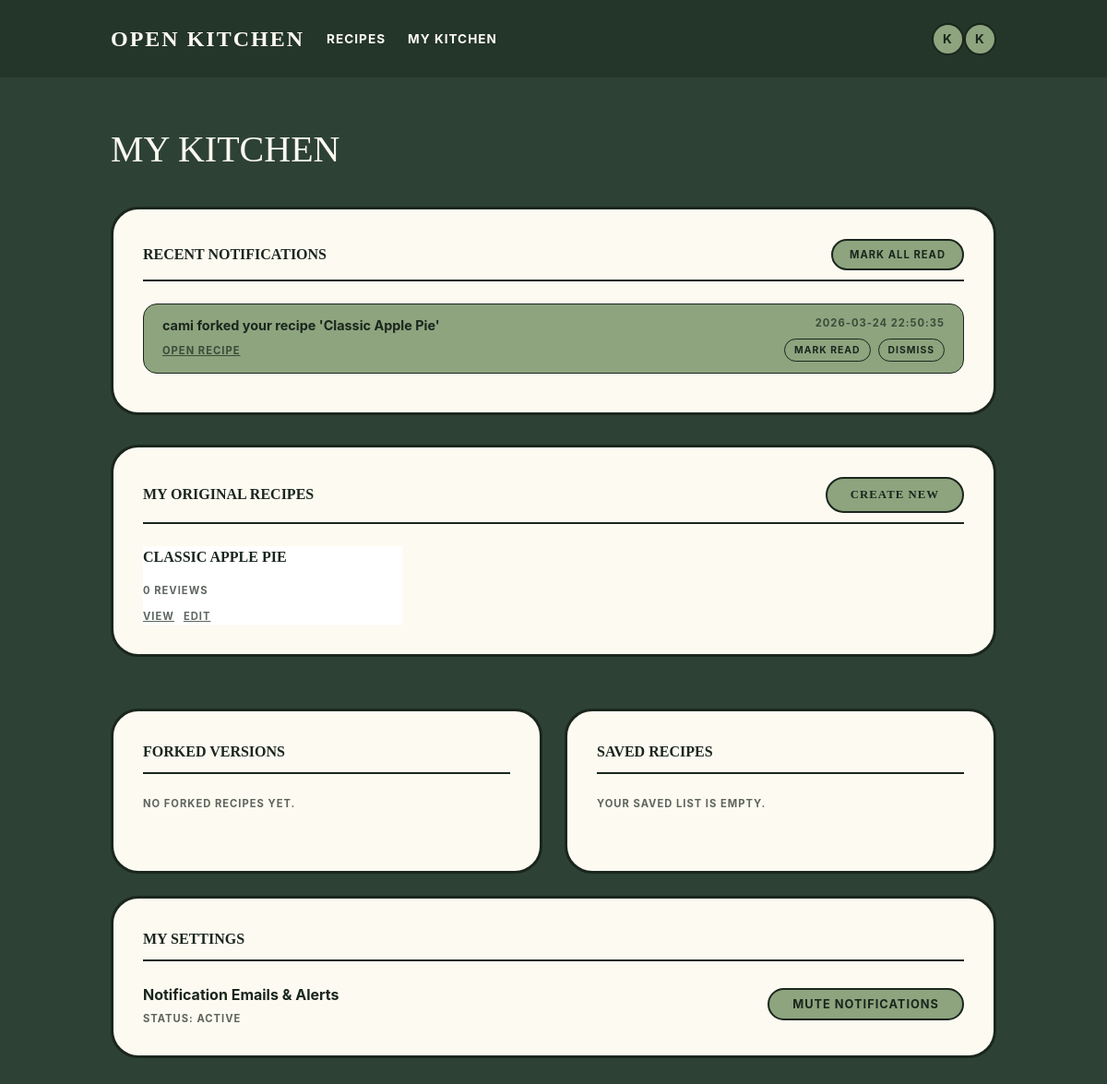
The page /dashboard/ (signed in) on the database as committed earlier.
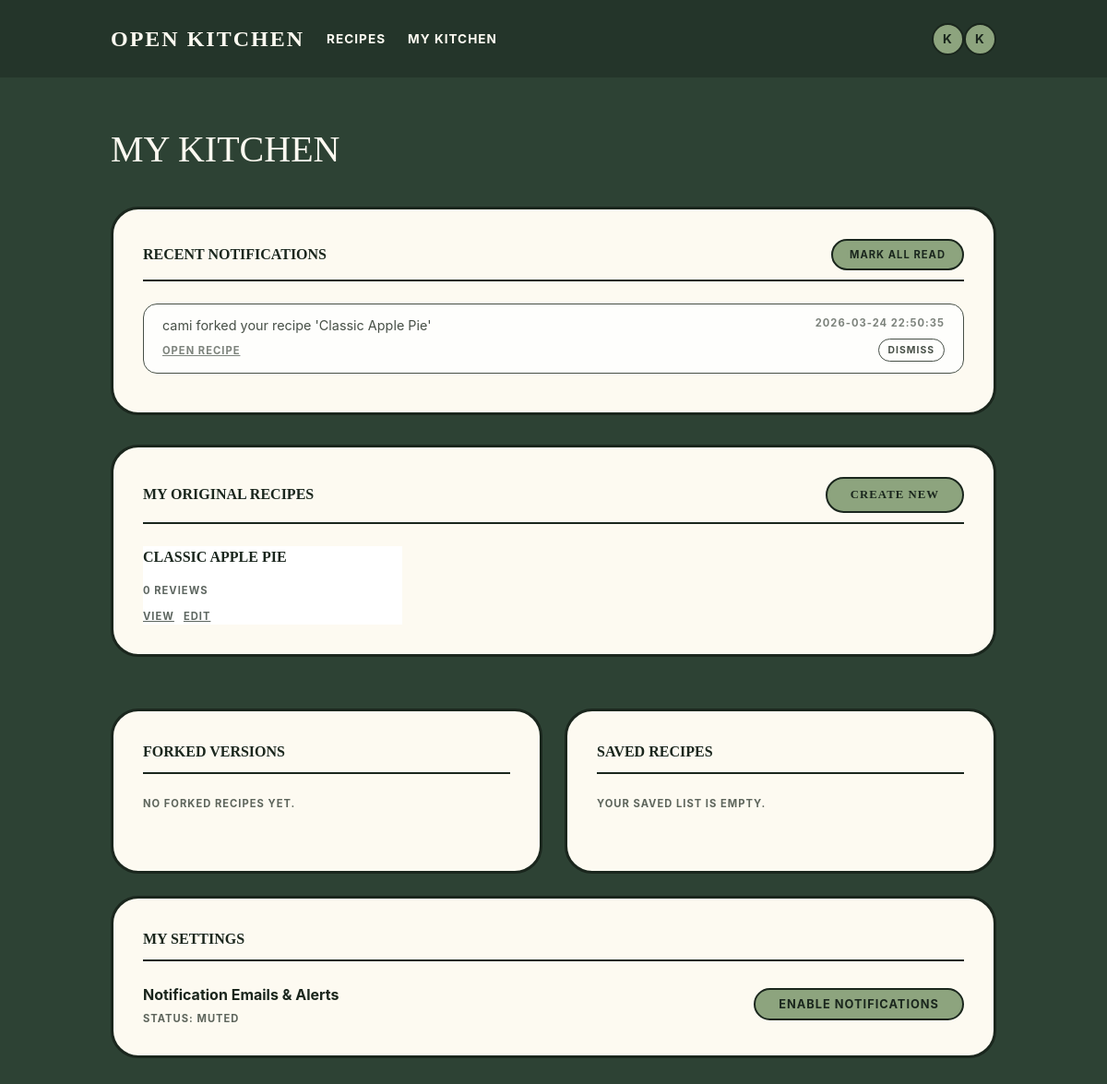
The same page on the database as committed later.
### tables this page shows
CREATE TABLE notifications (
    id INTEGER PRIMARY KEY AUTOINCREMENT,
    user_id INTEGER NOT NULL,
    type TEXT NOT NULL,
    reference_id INTEGER,
    message TEXT NOT NULL,
    is_read INTEGER DEFAULT 0,
    created_at DATETIME DEFAULT CURRENT_TIMESTAMP,
    FOREIGN KEY (user_id) REFERENCES users(id)
);

### app/dashboard.py (the view)
@bp.route('/')
@login_required
def index():
    user_id = g.user['id']
    authored = Recipe.get_by_author(user_id)
    forked = Recipe.get_forked_by_author(user_id)
    saved = SavedRecipe.get_by_user(user_id)
    notifications = Notification.get_by_user(user_id)
    return render_template('dashboard/index.html',
                         authored=authored,
                         forked=forked,
                         saved=saved,
                         notifications=notifications)

### app/auth.py (called while the page is built)
@bp.before_app_request
def load_logged_in_user():
    user_id = session.get('user_id')
    if user_id is None:
        g.user = None
    else:
        g.user = User.get_by_id(user_id)

def login_required(view):
    @functools.wraps(view)
    def wrapped_view(**kwargs):
        if g.user is None:
            return redirect(url_for('auth.login'))
        return view(**kwargs)
    return wrapped_view

### app/db.py (called while the page is built)
def get_db():
    if 'db' not in g:
        g.db = sqlite3.connect(
            current_app.config['DATABASE'],
            detect_types=sqlite3.PARSE_DECLTYPES
        )
        g.db.row_factory = sqlite3.Row
        g.db.execute('PRAGMA foreign_keys = ON')
    return g.db

### app/models/recipe.py (called while the page is built)
    @staticmethod
    def get_by_author(author_id):
        db = get_db()
        return db.execute(
            'SELECT r.*, COUNT(DISTINCT rv.id) as review_count, '
            'AVG(rv.rating) as avg_rating '
            'FROM recipes r '
            'LEFT JOIN reviews rv ON r.id = rv.recipe_id '
            'WHERE r.author_id = ? '
            'GROUP BY r.id ORDER BY r.created_at DESC',
            (author_id,)
        ).fetchall()

### app/templates/dashboard/index.html (shortened to what the changed rows need)
{% extends 'base.html' %}
{% block content %}
<h1 class="dashboard-title">My Kitchen</h1>
{% if notifications %}
<div class="section-box">
    {% for notif in notifications %}
    <div class="notif-item {% if not notif.is_read %}notif-unread{% else %}notif-read{% endif %}">
        <div class="level is-mobile" style="align-items: flex-start;">
            <div class="level-left">
                <div>
                    <p>{{ notif.message }}</p>
                    {% if notif.reference_id %}
                    <a href="{{ url_for('recipes.view', id=notif.reference_id) }}" class="meta-label" style="display: inline-block; margin-top: 8px; text-decoration: underline;">Open Recipe</a>
                    {% endif %}
                </div>
            </div>
            <div class="level-right">
                <div style="display: flex; flex-direction: column; align-items: flex-end; gap: 8px;">
                    <small class="meta-label">{{ notif.created_at }}</small>
                    <div style="display: flex; gap: 8px;">
                        {% if not notif.is_read %}
                        <form method="post" action="{{ url_for('dashboard.mark_notification_read', id=notif.id) }}">
                            <button type="submit" class="mini-action">Mark Read</button>
                        </form>
                        {% endif %}
                        <form method="post" action="{{ url_for('dashboard.delete_notification', id=notif.id) }}">
                            <button type="submit" class="mini-action">Dismiss</button>
                        </form>
                    </div>
                </div>
            </div>
        </div>
    </div>
    {% endfor %}
</div>
{% endif %}
<div class="columns is-multiline">
    <div class="column is-6">
        <div class="section-box" style="height: 100%;">
            <h2 class="section-heading">Forked Versions</h2>
        </div>
    </div>
    <div class="column is-6">
        <div class="section-box" style="height: 100%;">
            <h2 class="section-heading">Saved Recipes</h2>
        </div>
    </div>
</div>
<div class="section-box">
    <div class="columns is-vcentered">
        <div class="column is-8">
            <p style="font-weight: bold;">Notification Emails & Alerts</p>
            <p class="meta-label" style="margin-top: 6px;">
                Status:
                {% if g.user.notifications_enabled %}
                Active
                {% else %}
                Muted
                {% endif %}
            </p>
        </div>
        <div class="column is-4 has-text-right">
            <form method="post" action="{{ url_for('dashboard.toggle_my_notifications') }}">
                <button type="submit" class="btn-pill">
                    {% if g.user.notifications_enabled %}Mute Notifications{% else %}Enable Notifications{% endif %}
                </button>
            </form>
        </div>
    </div>
</div>
{% endblock %}

Rows that differ between the two databases and show on the page:
changed notifications "cami forked your recipe 'Classic Apple Pie'": no longer shows "MARK READ"
Other text that changed with them:
text no longer shown: "ACTIVE MUTE NOTIFICATIONS"
text now shown: "MUTED ENABLE NOTIFICATIONS"
